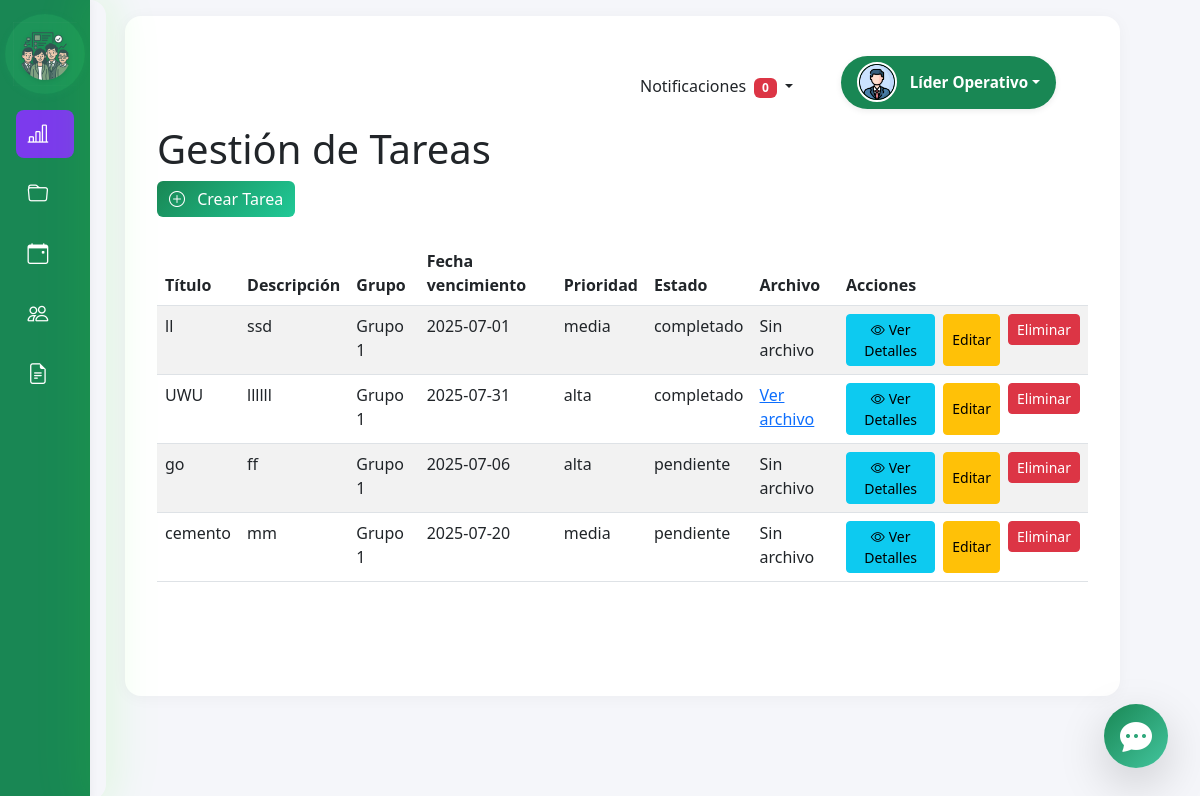
The app's page /lider (signed in), older data.
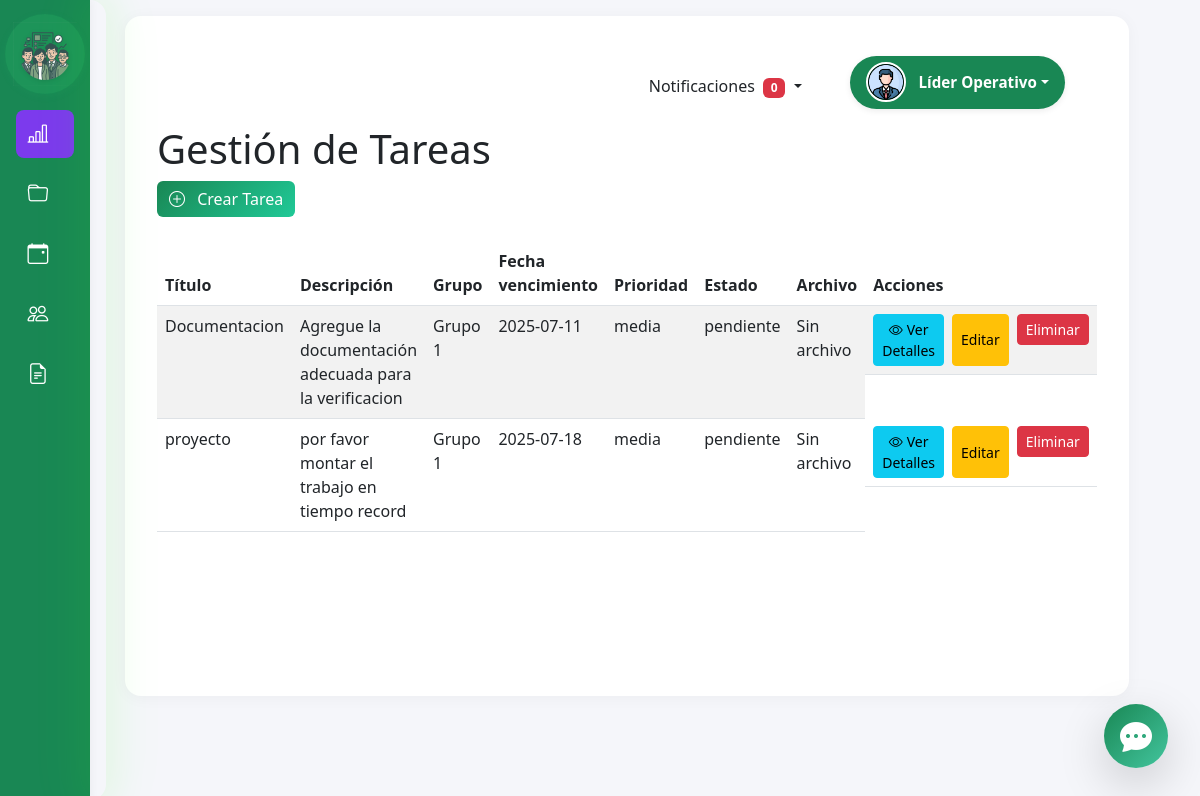
The same page, newer data.
### tables this page shows
CREATE TABLE Usuario (
            id INTEGER PRIMARY KEY AUTOINCREMENT,
            nombre_completo TEXT NOT NULL,
            nombre_usuario TEXT NOT NULL UNIQUE,
            documento TEXT NOT NULL UNIQUE,
            correo TEXT NOT NULL UNIQUE,
            contraseña TEXT NOT NULL,
            rol TEXT DEFAULT 'trabajador',
            estado TEXT DEFAULT 'activo',
            grupo TEXT
        , proyecto TEXT, telefono TEXT, direccion TEXT, descripcion TEXT, foto TEXT);

CREATE TABLE tareas (
      id INTEGER PRIMARY KEY AUTOINCREMENT,
      titulo TEXT NOT NULL,
      descripcion TEXT,
      fecha_vencimiento DATE,
      prioridad TEXT,
      estado TEXT DEFAULT 'pendiente',
      id_proyecto INTEGER,
      id_usuario_asignado INTEGER,
      ruta_archivo TEXT,
      curso_destino TEXT, fecha_registro DATE,
      FOREIGN KEY(id_usuario_asignado) REFERENCES Usuario(id) ON DELETE SET NULL
    );

### app/lider.py (the view)
@lider.route('/lider')
@nocache
@secure_route(allowed_roles=['lider'])
def lideres():
    conn = get_db_connection()
    grupo_lider = session.get('grupo')
    usuario_sesion = session.get('usuario')
    usuario_id = session.get('usuario_id')
    usuario_info = conn.execute('SELECT * FROM Usuario WHERE id = ?', (usuario_id,)).fetchone()
    if not usuario_info:
        flash('Error al cargar información del usuario', 'error')
        return redirect(url_for('login.login'))
    nombre_lider = usuario_info['nombre_completo']
    correo_lider = usuario_info['correo']
    tareas_db = conn.execute('SELECT * FROM tareas WHERE LOWER(curso_destino) = LOWER(?)', (grupo_lider,)).fetchall()
    tareas = [dict(tarea) for tarea in tareas_db]
    proyectos_db = conn.execute('SELECT * FROM Proyecto WHERE LOWER(grupo) = LOWER(?)', (grupo_lider,)).fetchall()
    proyectos = [dict(proyecto) for proyecto in proyectos_db]
    usuarios_por_grupo = {grupo_lider: []}
    usuarios_db = conn.execute('SELECT nombre_completo, nombre_usuario, correo, grupo, rol FROM Usuario WHERE LOWER(grupo) = LOWER(?)', (grupo_lider,)).fetchall()
    usuarios = [dict(usuario) for usuario in usuarios_db]
    for usuario in usuarios:
        if usuario['rol'].lower().strip() == 'trabajador':
            usuarios_por_grupo[grupo_lider].append(usuario)
    notificaciones = conn.execute('''
        SELECT COUNT(*) AS cantidad
        FROM notificaciones n
        JOIN Usuario u ON n.id_usuario = u.id
        WHERE LOWER(u.grupo) = LOWER(?) AND n.leido = 0
    ''', (grupo_lider,)).fetchone()
    cantidad_notificaciones = notificaciones['cantidad']
    conn.close()
    return render_template('lider.html',
                           tareas=tareas,
                           proyectos=proyectos,
                           usuarios_por_grupo=usuarios_por_grupo,
                           nombre_usuario=nombre_lider,
                           correo_usuario=correo_lider,
                           grupo_lider=grupo_lider,
                           cantidad_notificaciones=cantidad_notificaciones)

### templates/lider.html (shortened to what this page needs)
<!DOCTYPE html>
<html lang="es">
<head>
    <link href="https://cdn.jsdelivr.net/npm/bootstrap@5.3.0/dist/css/bootstrap.min.css" rel="stylesheet" />
    <link href="https://cdn.jsdelivr.net/npm/bootstrap-icons@1.10.5/font/bootstrap-icons.css" rel="stylesheet" />
    <link href="/static/css/visual.css" rel="stylesheet" />
    <link href="/static/css/calendario.css" rel="stylesheet" />
    <link href="https://unpkg.com/@fullcalendar/core@6.1.8/main.min.css" rel="stylesheet" />
    <link href="https://unpkg.com/@fullcalendar/daygrid@6.1.8/main.min.css" rel="stylesheet" />
</head>
<body>
    <div class="d-flex" id="wrapper">
        <nav id="sidebar" class="sidebar bg-success text-white vh-100 p-3">
            <div class="sidebar-header mb-4 d-flex flex-column align-items-center">
                <span class="sidebar-logo-wrap">
                    <img src="/static/avatars/barra_lateral.png" alt="Logo" class="sidebar-logo" />
                </span>
            </div>
            <ul class="nav nav-pills flex-column mb-auto">
                <li class="nav-item mb-2">
                    <a href="#" class="nav-link text-white active" id="dashboard-link">
                        <i class="bi bi-bar-chart-line me-2"></i> <span>Tareas</span>
                    </a>
                </li>
                <li class="nav-item mb-2">
                    <a href="#" class="nav-link text-white" id="proyecto-link">
                        <i class="bi bi-folder me-2"></i> <span>Proyecto</span>
                    </a>
                </li>
                <li class="nav-item mb-2">
                    <a href="#" class="nav-link text-white" id="calendario-link">
                        <i class="bi bi-calendar-event me-2"></i> <span>Calendario</span>
                    </a>
                </li>
                 <li class="nav-item mb-2">
                    <a href="#" class="nav-link text-white curso-link-sidebar">
                        <i class="bi bi-people me-2"></i> <span>Mi Grupo</span>
                    </a>
                </li>
                <a href="#" class="nav-link text-white" id="informe-link">
                    <i class="bi bi-file-earmark-text me-2"></i> <span>Informes</span>
                </a>
            </ul>
        </nav>
        <div id="content" class="main-content flex-grow-1 d-flex flex-column">
                <div class="d-flex align-items-center w-100 justify-content-end">
                    <ul class="navbar-nav flex-row align-items-center mb-0">
                        <li class="nav-item dropdown me-3">
                            <a class="nav-link dropdown-toggle" href="#" id="navbarDropdownNotificaciones" role="button" data-bs-toggle="dropdown" aria-expanded="false">
                                Notificaciones
                                <span class="badge bg-danger ms-1" id="notificaciones-count">{{ cantidad_notificaciones }}</span>
                            </a>
                        </li>
                        <li class="nav-item user-dropdown-wrapper d-flex justify-content-end align-items-center">
                            <div class="dropdown">
                                <button class="btn dropdown-toggle user-pill d-flex align-items-center" type="button" data-bs-toggle="dropdown" aria-expanded="false">
                                    <img src="{{ url_for('static', filename='avatars/perfil_predeterminado.png') }}" alt="avatar" class="rounded-circle me-2" style="width: 40px; height: 40px; object-fit: cover;" />
                                    <span class="user-name fw-bold">{{ nombre_usuario }}</span>
                                </button>
                            </div>
                        </li>
                    </ul>
                </div>
            <div class="main-container" id="tasksContainer">
                <h1>Gestión de Tareas</h1>
                <div class="d-flex justify-content-between align-items-center mb-3">
                    <button class="btn btn-success" id="btnCrearTarea" data-bs-toggle="modal" data-bs-target="#modalTarea">
                        <i class="bi bi-plus-circle me-2"></i> Crear Tarea
                    </button>
                </div>
                <div class="table-responsive mt-4">
                    <table class="table table-striped table-hover tabla-tareas">
                        <thead>
                            <tr>
                                <th>Título</th>
                                <th>Descripción</th>
                                <th>Grupo</th>
                                <th>Fecha vencimiento</th>
                                <th>Prioridad</th>
                                <th>Estado</th>
                                <th>Archivo</th>
                                <th>Acciones</th>
                            </tr>
                        </thead>
                        <tbody>
                            {% if tareas %}
                                {% for tarea in tareas %}
                                    <tr>
                                        <td>{{ tarea['titulo'] }}</td>
                                        <td>{{ tarea['descripcion'] }}</td>
                                        <td>{{ tarea['curso_destino'] }}</td>
                                        <td>{{ tarea['fecha_vencimiento'] }}</td>
                                        <td>{{ tarea['prioridad'] }}</td>
                                        <td>{{ tarea['estado'] }}</td>
                                        <td>
                                            {% if tarea['ruta_archivo'] %}
                                                <a href="{{ url_for('static', filename=tarea['ruta_archivo']) }}" target="_blank">Ver archivo</a>
                                            {% else %}
                                                Sin archivo
                                            {% endif %}
                                        </td>
                                        <td class="d-flex gap-2">
                                            <button type="button" class="btn btn-info btn-sm btnVerDetalles" data-bs-toggle="modal" data-bs-target="#modalVerDetallesTarea"
                                                data-id="{{ tarea['id'] }}"
                                                data-titulo="{{ tarea['titulo'] }}"
                                                data-descripcion="{{ tarea['descripcion'] }}"
                                                data-curso="{{ tarea['curso_destino'] }}"
                                                data-fecha="{{ tarea['fecha_vencimiento'] }}"
                                                data-prioridad="{{ tarea['prioridad'] }}"
                                                data-estado="{{ tarea['estado'] }}">
                                                <i class="bi bi-eye me-1"></i>Ver Detalles
                                            </button>
                                            <button type="button" class="btn btn-warning btn-sm btnEditar" data-bs-toggle="modal" data-bs-target="#modalTarea"
                                                data-id="{{ tarea['id'] }}"
                                                data-titulo="{{ tarea['titulo'] }}"
                                                data-descripcion="{{ tarea['descripcion'] }}"
                                                data-curso="{{ tarea['curso_destino'] }}"
                                                data-fecha="{{ tarea['fecha_vencimiento'] }}"
                                                data-prioridad="{{ tarea['prioridad'] }}"
                                                data-estado="{{ tarea['estado'] }}">
                                                Editar
                                            </button>
                                            <form method="POST" action="{{ url_for('lider.eliminar_tarea', id=tarea['id']) }}" style="display:inline;">
                                                <button type="submit" class="btn btn-danger btn-sm" onclick="return confirm('¿Estás seguro de que deseas eliminar esta tarea?');">
                                                    Eliminar
                                                </button>
                                            </form>
                                        </td>
                                    </tr>
                                {% endfor %}
                            {% else %}
                                <tr><td colspan="8" class="text-center">No hay tareas</td></tr>
                            {% endif %}
                        </tbody>
                    </table>
                </div>
            </div>
            <button id="chat-fab" class="chat-fab shadow-lg animate__animated animate__fadeInUp" title="Abrir chat">
            <i class="bi bi-chat-dots-fill"></i>
            </button>
</div>
</body>
</html>

Row changes from the older to the newer data that the page shows:
removed tareas: titulo "UWU", descripcion "llllll", curso_destino "Grupo 1", fecha_vencimiento "2025-07-31", prioridad "alta", estado "completado"
removed tareas: titulo "go", descripcion "ff", curso_destino "Grupo 1", fecha_vencimiento "2025-07-06", prioridad "alta", estado "pendiente", shows "Sin archivo"
removed tareas: titulo "cemento", descripcion "mm", curso_destino "Grupo 1", fecha_vencimiento "2025-07-20", prioridad "media", estado "pendiente", shows "Sin archivo"
changed tareas: titulo "ll" → "Documentacion"; descripcion "ssd" → "Agregue la documentación adecuada para la verificacion"; fecha_vencimiento "2025-07-01" → "2025-07-11"; estado "completado" → "pendiente"
added tareas: titulo "proyecto", descripcion "por favor montar el trabajo en tiempo record", curso_destino "Grupo 1", fecha_vencimiento "2025-07-18", prioridad "media", estado "pendiente", shows "Sin archivo"
